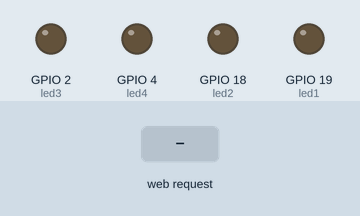
The sketch below on a simulated ESP32. On the bench: output pins drawn as LEDs (lit = HIGH). The test bench sets the inputs (shaded band). WiFi joins after 1.5 s; servers stay silent unless stated; what the sketch prints to the serial monitor is not drawn.

Above: at 3.7 s.
3.8 s: HTTP request GET /1 received
At 5.0 s:
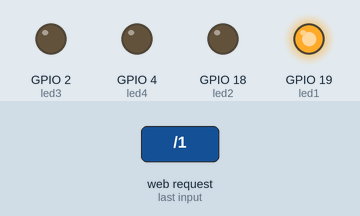
5.3 s: HTTP request GET /2 received
At 6.3 s:
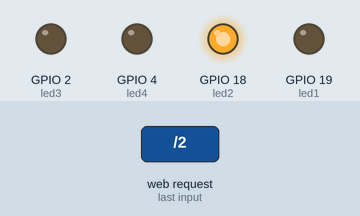
6.8 s: HTTP request GET /3 received
At 7.4 s:
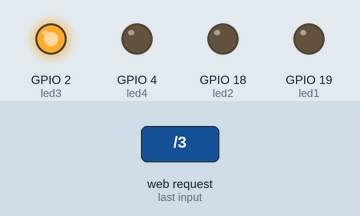
8.3 s: HTTP request GET /4 received
At 8.6 s:
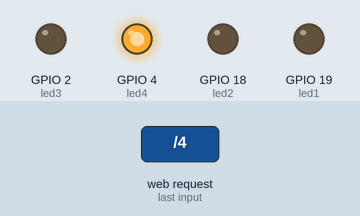
9.8 s: HTTP request GET /0 received
At 10.9 s:
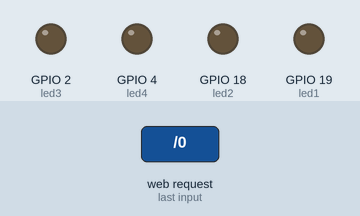
Timing chart, 0 to 12.3 s (numbered marks = the images above; inputs shaded):
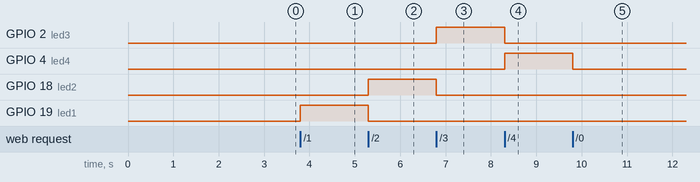

The sketch:

Web_Librairie.ino
```cpp
#include <WiFi.h>
#include <WebServer.h>

const char *ssid = "Livebox-Adrien Cailly";
const char *password = "57806400EF283953E82E118669";
WebServer server(80);

const int led1 = 19;
const int led2 = 18;
const int led3 = 2;
const int led4 = 4;

void handleRoot()
{
    String page = "<!DOCTYPE html>";

    page += "<html lang='fr'>";

    page += "<head>";
    page += "    <title>Serveur ESP32</title>";
    page += "    <meta http-equiv='refresh' content='60' name='viewport' content='width=device-width, initial-scale=1' charset='UTF-8' />";
    page += "    <link rel='stylesheet' href='https://www.w3schools.com/w3css/4/w3.css'>";
    page += "</head>";

    page += "<body>";
    page += "    <div class='w3-card w3-blue w3-padding-small w3-jumbo w3-center'>";
    page += "        <p>Liste des archives présentes</p>";
    page += "    </div>";

    page += "    <div class='w3-bar'>";
    page += "        <a class='w3-bar-item w3-border w3-jumbo' style='width:25%;'>Titre</a>";
    page += "        <a class='w3-bar-item w3-border w3-jumbo' style='width:25%;'>Auteur</a>";
    page += "        <a class='w3-bar-item w3-border w3-jumbo' style='width:25%;'>Disponibilitée</a>";
    page += "        <a class='w3-bar-item w3-border w3-jumbo' style='width:25%;'>Sélection</a>";
    page += "    </div>";

    page += "    <div class='w3-bar'>";
    page += "        <a class='w3-bar-item w3-border w3-jumbo' style='width:25%;'>Livre1</a>";
    page += "        <a class='w3-bar-item w3-border w3-jumbo' style='width:25%;'>Auteur1</a>";
    page += "        <a class='w3-bar-item w3-border w3-jumbo' style='width:25%;'>Disponible</a>";
    page += "        <a href='/1' class='w3-bar-item w3-button w3-border w3-jumbo' style='width:25%;'>Sélectionner</a>";
    page += "    </div>";

    page += "    <div class='w3-bar'>";
    page += "        <a class='w3-bar-item w3-border w3-jumbo' style='width:25%;'>Livre2</a>";
    page += "        <a class='w3-bar-item w3-border w3-jumbo' style='width:25%;'>Auteur2</a>";
    page += "        <a class='w3-bar-item w3-border w3-jumbo' style='width:25%;'>Disponible</a>";
    page += "        <a href='/2' class='w3-bar-item w3-button w3-border w3-jumbo' style='width:25%;'>Sélectionner</a>";
    page += "    </div>";

    page += "    <div class='w3-bar'>";
    page += "        <a class='w3-bar-item w3-border w3-jumbo' style='width:25%;'>Livre3</a>";
    page += "        <a class='w3-bar-item w3-border w3-jumbo' style='width:25%;'>Auteur2</a>";
    page += "        <a class='w3-bar-item w3-border w3-jumbo' style='width:25%;'>Indisponible</a>";
    page += "        <a href='/0' class='w3-bar-item w3-button w3-border w3-jumbo' style='width:25%;'>Sélectionner</a>";
    page += "    </div>";

    page += "    <div class='w3-bar'>";
    page += "        <a class='w3-bar-item w3-border w3-jumbo' style='width:25%;'>Livre4</a>";
    page += "        <a class='w3-bar-item w3-border w3-jumbo' style='width:25%;'>Auteur3</a>";
    page += "        <a class='w3-bar-item w3-border w3-jumbo' style='width:25%;'>Disponible</a>";
    page += "        <a href='/3' class='w3-bar-item w3-button w3-border w3-jumbo' style='width:25%;'>Sélectionner</a>";
    page += "    </div>";

    page += "    <div class='w3-bar'>";
    page += "        <a class='w3-bar-item w3-border w3-jumbo' style='width:25%;'>Livre5</a>";
    page += "        <a class='w3-bar-item w3-border w3-jumbo' style='width:25%;'>Auteur4</a>";
    page += "        <a class='w3-bar-item w3-border w3-jumbo' style='width:25%;'>Disponible</a>";
    page += "        <a href='/4' class='w3-bar-item w3-button w3-border w3-jumbo' style='width:25%;'>Sélectionner</a>";
    page += "    </div>";

    page += "</body>";

    page += "</html>";

    server.setContentLength(page.length());
    server.send(200, "text/html", page);
}

void handle1()
{
    digitalWrite(led1, HIGH);
    digitalWrite(led2, LOW);
    digitalWrite(led3, LOW);
    digitalWrite(led4, LOW);
    server.sendHeader("Location","/");
    server.send(303);
}
void handle2()
{
    digitalWrite(led1, LOW);
    digitalWrite(led2, HIGH);
    digitalWrite(led3, LOW);
    digitalWrite(led4, LOW);
    server.sendHeader("Location","/");
    server.send(303);
}
void handle3()
{
    digitalWrite(led1, LOW);
    digitalWrite(led2, LOW);
    digitalWrite(led3, HIGH);
    digitalWrite(led4, LOW);
    server.sendHeader("Location","/");
    server.send(303);
}
void handle4()
{
    digitalWrite(led1, LOW);
    digitalWrite(led2, LOW);
    digitalWrite(led3, LOW);
    digitalWrite(led4, HIGH);
    server.sendHeader("Location","/");
    server.send(303);
}
void handle0(){
    digitalWrite(led1, LOW);
    digitalWrite(led2, LOW);
    digitalWrite(led3, LOW);
    digitalWrite(led4, LOW);
    server.sendHeader("Location","/");
    server.send(303);
}

void handleNotFound()
{
    server.send(404, "text/plain", "404: Not found");
}

void setup()
{
    Serial.begin(115200);
    delay(1000);
    Serial.println("\n");

    pinMode(led1, OUTPUT);
    pinMode(led2, OUTPUT);
    pinMode(led3, OUTPUT);
    pinMode(led4, OUTPUT);
    digitalWrite(led1, LOW);
    digitalWrite(led2, LOW);
    digitalWrite(led3, LOW);
    digitalWrite(led4, LOW);

    WiFi.persistent(false);
    WiFi.begin(ssid, password);
    Serial.print("Tentative de connexion...");

    while (WiFi.status() != WL_CONNECTED)
    {
        Serial.print(".");
        delay(100);
    }

    Serial.println("\n");
    Serial.println("Connexion etablie!");
    Serial.print("Adresse IP: ");
    Serial.println(WiFi.localIP());

    server.on("/", handleRoot);
    server.on("/0", handle0);
    server.on("/1", handle1);
    server.on("/2", handle2);
    server.on("/3", handle3);
    server.on("/4", handle4);
    server.onNotFound(handleNotFound);
    server.begin();

    Serial.println("Serveur web actif!");
}

void loop()
{
    server.handleClient();
}
```

Measured:
- after the input at 3.8 s, GPIO 19 (led1): LOW → HIGH at once
- after the input at 5.3 s, GPIO 18 (led2): LOW → HIGH at once; GPIO 19 (led1): HIGH → LOW at once
- after the input at 6.8 s, GPIO 2 (led3): LOW → HIGH at once; GPIO 18 (led2): HIGH → LOW at once
- after the input at 8.3 s, GPIO 2 (led3): HIGH → LOW at once; GPIO 4 (led4): LOW → HIGH at once
- after the input at 9.8 s, GPIO 4 (led4): HIGH → LOW at once
